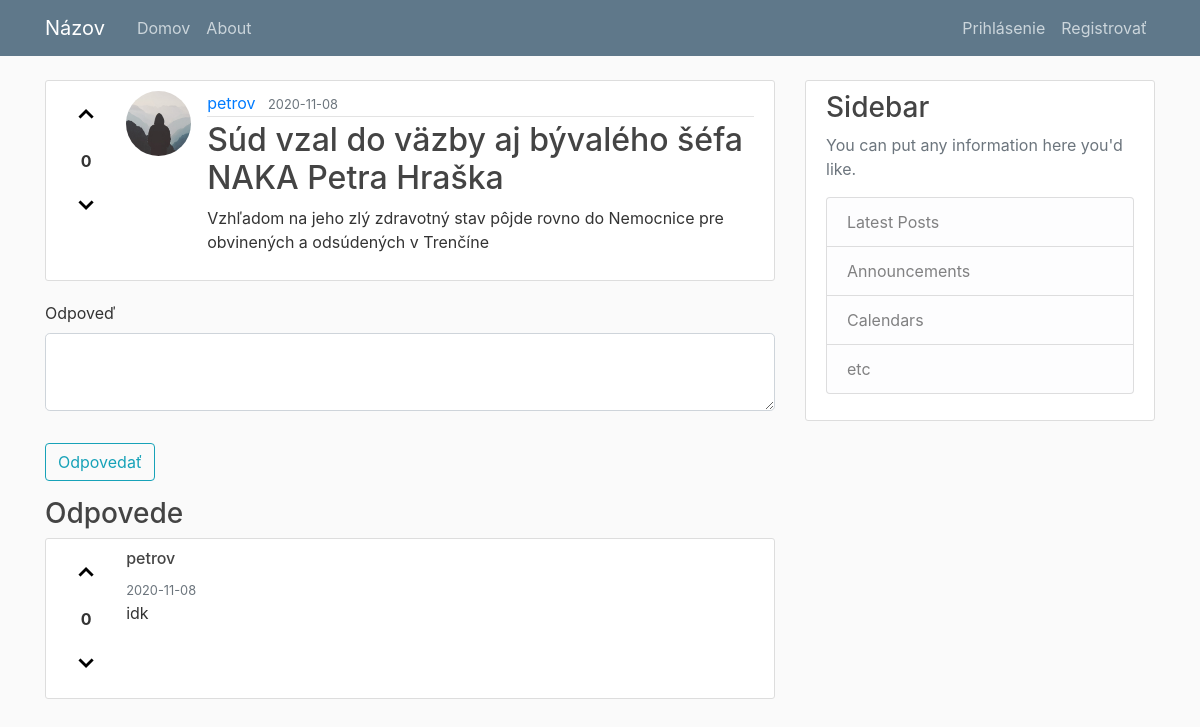
/post/1, run on the app's committed database.
### application/models.py (models this page shows, shortened)
class User(db.Model, UserMixin):
    id = db.Column(db.Integer, primary_key=True)
    username = db.Column(db.String(20), unique=True, nullable=False)
    email = db.Column(db.String(120), unique=True, nullable=False)
    image_file = db.Column(db.String(20), nullable=False, default='default.jpg')
    password = db.Column(db.String(60), nullable=False)
    posts = db.relationship('Post', backref='author', lazy=True)
    comments = db.relationship('Comment', backref='author', lazy=True)
    comment_likes = db.relationship('CommentLike', backref='user', lazy=True)
    post_likes = db.relationship('PostLike', backref='user', lazy=True)

class Post(db.Model):
    id = db.Column(db.Integer, primary_key=True)
    title =  db.Column(db.String(100), nullable=False)
    date_posted = db.Column(db.DateTime, nullable=False, default=datetime.utcnow())
    content = db.Column(db.Text, nullable=False)
    user_id = db.Column(db.Integer, db.ForeignKey('user.id'), nullable=False)
    comments = db.relationship('Comment', backref='post', lazy=True)
    likes = db.relationship('PostLike', backref='post', lazy=True)
    keywords = db.relationship('KeyWord', backref='post', lazy=True)
    votes = 0
    can_upvote = True
    can_downvote = True
    def set_votable(self):
        self.votes = 0
        for vote in self.likes:
            self.votes = self.votes + 1 if vote.is_upvote else self.votes - 1

class Comment(db.Model):
    id = db.Column(db.Integer, primary_key=True)
    content = db.Column(db.Text, nullable=False)
    date_posted = db.Column(db.DateTime, nullable=False, default=datetime.utcnow())
    user_id = db.Column(db.Integer, db.ForeignKey('user.id'), nullable=False)
    post_id = db.Column(db.Integer, db.ForeignKey('post.id'), nullable=False)
    likes = db.relationship('CommentLike', backref='comment', lazy=True)
    votes = 0
    can_upvote = True
    can_downvote = True
    def set_votable(self):
        self.votes = 0
        for vote in self.likes:
            self.votes = self.votes + 1 if vote.is_upvote else self.votes - 1

### application/posts/routes.py (the view)
@posts.route('/post/<int:post_id>')
def post(post_id):
    post = Post.query.get_or_404(post_id)
    post.set_votable()
    comments = post.comments
    for comment in comments:
        comment.set_votable()
    form = ResponseForm()
    return render_template('post.html', post_id=post_id, title=post.title, post=post, form=form, comments=comments)

### application/posts/forms.py
class ResponseForm(FlaskForm):
    message = TextAreaField('Odpoveď', validators=[DataRequired()])
    submit = SubmitField('Odpovedať')

### application/templates/post.html (shortened to what this page needs)
{% extends "layout.html" %}
{% block content %}
<article class="media content-section">
  <div class="votes">
    <form action="{{ url_for('posts.upvote_post', post_id=post.id) }}" method="post">
      {% if post.can_upvote %}
      <button>&#8963;</button>
      {% endif %}
    </form>
    <strong>{{ post.votes }}</strong>
    <form action="{{ url_for('posts.downvote_post', post_id=post.id) }}" method="post">
      {% if post.can_downvote %}
      <button>&#8964;</button>
      {% endif %}
    </form>
  </div>
  <img class="rounded-circle article-img"
    src="{{ url_for('static', filename='profile_pics/' + post.author.image_file) }}">
  <div class="media-body">
    <div class="article-metadata">
      <a class="mr-2"
        href="{{ url_for('users.user_posts', username=post.author.username) }}">{{ post.author.username }}</a>
      <small class="text-muted">{{ post.date_posted.strftime('%Y-%m-%d') }}</small>
    </div>
    <h2 class="article-title">{{ post.title }}</h2>
    <p class="article-content">{{ post.content }}</p>
  </div>
</article>
<div>
  <form method="POST" action="{{url_for('posts.add_post_comment', post_id=post_id)}}">
    <fieldset class="form-group">
      <div class="form-group">
        {{ form.message.label(class="form-control-label") }}
        {% if form.message.errors %}
        {{ form.message(class="form-control form-control-lg is-invalid") }}
        <div class="invalid-feedback">
          {% for error in form.message.errors %}
          <span>{{ error }}</span>
          {% endfor %}
        </div>
        {% else %}
        {{ form.message(class="form-control form-control-lg") }}
        {% endif %}
      </div>
    </fieldset>
    <div class="form-group">
      {{ form.submit(class="btn btn-outline-info") }}
    </div>
  </form>
</div>
<section>
  <h3>Odpovede</h3>
  {% for comment in comments %}
  <article class="content-section media">
    <div class="votes">
      <form action="{{ url_for('posts.upvote_comment', post_id=post_id, comment_id=comment.id) }}" method="post">
        {% if comment.can_upvote %}
        <button>&#8963;</button>
        {% endif %}
      </form>
      <strong>{{ comment.votes }}</strong>
      <form action="{{ url_for('posts.downvote_comment', post_id=post_id, comment_id=comment.id) }}" method="post">
        {% if comment.can_downvote %}
        <button>&#8964;</button>
        {% endif %}
      </form>
    </div>
    <div>
      <h6>{{ comment.author.username }}</h6>
      <small class="text-muted">{{ comment.date_posted.strftime('%Y-%m-%d') }}</small>
      <p>{{ comment.content }}</p>
    </div>
  </article>
  {% endfor %}
</section>
{% endblock content %}

### application/templates/layout.html (shortened to what this page needs)
<!DOCTYPE html>
<html>
  <head>
    <link rel="stylesheet" href="https://stackpath.bootstrapcdn.com/bootstrap/4.5.2/css/bootstrap.min.css">
    <link rel="stylesheet" type="text/css" href="{{ url_for('static', filename='main.css') }}">
  </head>
  <body>
    <header class="site-header">
      <nav class="navbar navbar-expand-md navbar-dark bg-steel fixed-top">
        <div class="container">
          <a class="navbar-brand mr-4" href="/">Názov</a>
          <div class="collapse navbar-collapse" id="navbarToggle">
            <div class="navbar-nav mr-auto">
              <a class="nav-item nav-link" href="{{ url_for('main.home') }}">Domov</a>
              <a class="nav-item nav-link" href="{{ url_for('main.about') }}">About</a>
            </div>
            <div class="navbar-nav">
              {% if current_user.is_authenticated %}
                <a class="nav-item nav-link" href="{{ url_for('posts.new_post') }}">Opýtať sa otázku</a>
                <a class="nav-item nav-link" href="{{ url_for('users.account') }}">Profil</a>
                <a class="nav-item nav-link" href="{{ url_for('users.logout') }}">Odhlásenie</a>
              {% else %}
                <a class="nav-item nav-link" href="{{ url_for('users.login') }}">Prihlásenie</a>
                <a class="nav-item nav-link" href="{{ url_for('users.register') }}">Registrovať</a>
              {% endif %}
            </div>
          </div>
        </div>
      </nav>
    </header>
    <main role="main" class="container">
      <div class="row">
        <div class="col-md-8">
          {% block content %}{% endblock %}
        </div>
        <div class="col-md-4">
          <div class="content-section">
            <h3>Sidebar</h3>
            <p class='text-muted'>You can put any information here you'd like.
            <ul class="list-group">
              <li class="list-group-item list-group-item-light">Latest Posts</li>
              <li class="list-group-item list-group-item-light">Announcements</li>
              <li class="list-group-item list-group-item-light">Calendars</li>
              <li class="list-group-item list-group-item-light">etc</li>
            </ul>
            </p>
          </div>
        </div>
      </div>
    </main>
  </body>
</html>

### application/static/main.css (style rules this page uses)
body { background: #fafafa; color: #333333; margin-top: 5rem; }
h1, h2, h3, h4, h5, h6 { color: #444444; }
.bg-steel { background-color: #5f788a; }
.site-header .navbar-nav .nav-link { color: #cbd5db; }
.content-section { background: #ffffff; padding: 10px 20px; border: 1px solid #dddddd; border-radius: 3px; margin-bottom: 20px; }
.article-title { color: #444444; }
.article-content { white-space: pre-line; }
.article-img { height: 65px; width: 65px; margin-right: 16px; }
.article-metadata { padding-bottom: 1px; margin-bottom: 4px; border-bottom: 1px solid #e3e3e3; }
.votes { padding-right: 20px; }
.votes * { display: block; text-align: center; }
.votes button { border: none; background: none; font-size: 25px; font-weight: 700; padding: 10px; }

### data on the page
User: image_file (placeholder picture), author.username "petrov"
Post: date_posted "2020-11-08", title "Súd vzal do väzby aj bývalého šéfa NAKA Petra Hraška", content "Vzhľadom na jeho zlý zdravotný stav pôjde rovno do Nemocnice pre obvinených a odsúdených v Trenčíne"
Comment: votes "0", author.username "petrov", date_posted "2020-11-08", content "idk"

### other printed values
{{ post.votes }} "0"
